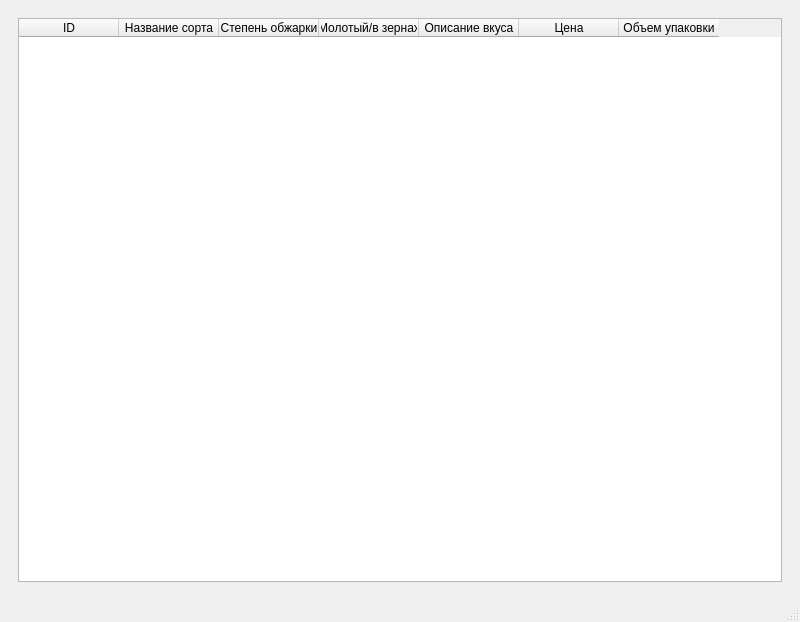
<?xml version="1.0" encoding="UTF-8"?>
<ui version="4.0">
 <class>MainWindow</class>
 <widget class="QMainWindow" name="MainWindow">
  <property name="geometry">
   <rect>
    <x>0</x>
    <y>0</y>
    <width>800</width>
    <height>600</height>
   </rect>
  </property>
  <property name="windowTitle">
   <string>Coffee_show</string>
  </property>
  <widget class="QWidget" name="centralwidget">
   <property name="minimumSize">
    <size>
     <width>800</width>
     <height>600</height>
    </size>
   </property>
   <layout class="QHBoxLayout" name="horizontalLayout">
    <item>
     <widget class="QWidget" name="widget" native="true">
      <layout class="QVBoxLayout" name="verticalLayout_2">
       <item>
        <layout class="QVBoxLayout" name="layout">
         <item>
          <widget class="QTableWidget" name="tableWidget">
           <column>
            <property name="text">
             <string>ID</string>
            </property>
           </column>
           <column>
            <property name="text">
             <string>Название сорта</string>
            </property>
           </column>
           <column>
            <property name="text">
             <string>Степень обжарки</string>
            </property>
           </column>
           <column>
            <property name="text">
             <string>Молотый/в зернах</string>
            </property>
           </column>
           <column>
            <property name="text">
             <string>Описание вкуса</string>
            </property>
           </column>
           <column>
            <property name="text">
             <string>Цена</string>
            </property>
           </column>
           <column>
            <property name="text">
             <string>Объем упаковки</string>
            </property>
           </column>
          </widget>
         </item>
        </layout>
       </item>
      </layout>
     </widget>
    </item>
   </layout>
  </widget>
  <widget class="QMenuBar" name="menubar">
   <property name="geometry">
    <rect>
     <x>0</x>
     <y>0</y>
     <width>800</width>
     <height>26</height>
    </rect>
   </property>
  </widget>
  <widget class="QStatusBar" name="statusbar"/>
 </widget>
 <resources/>
 <connections/>
</ui>
